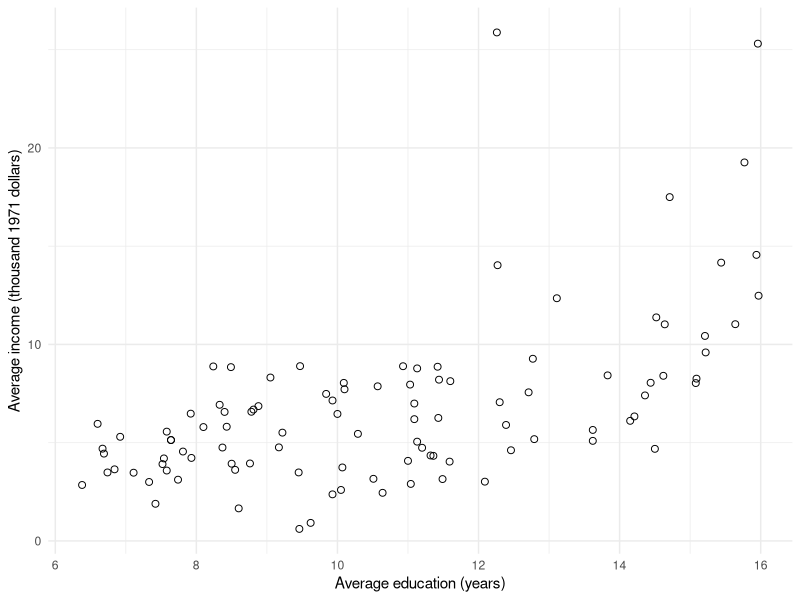
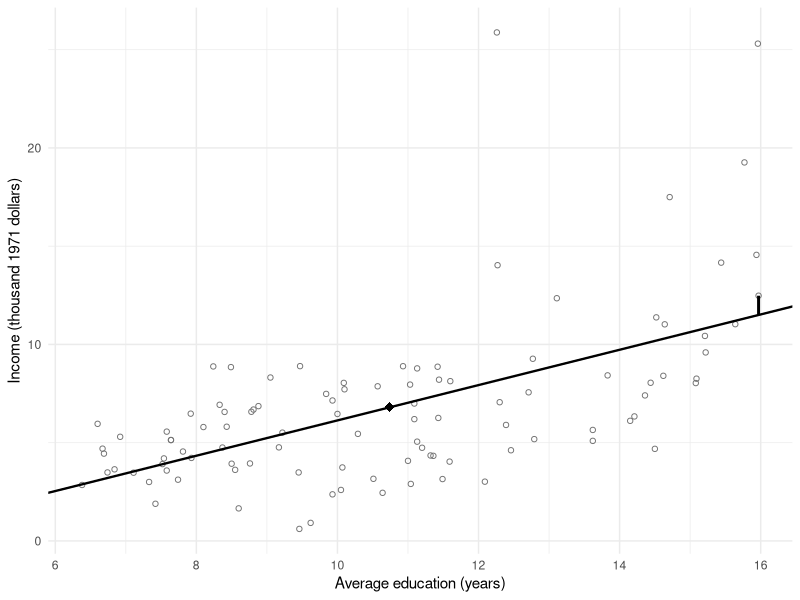
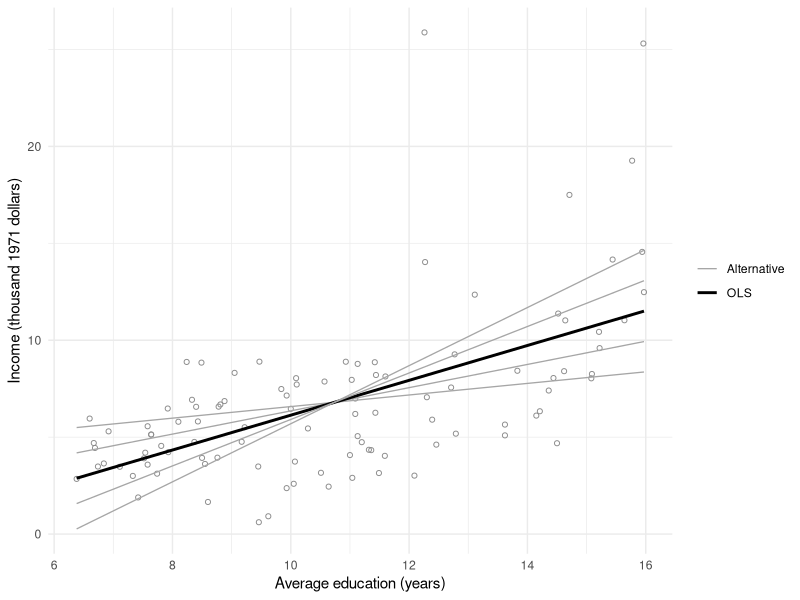
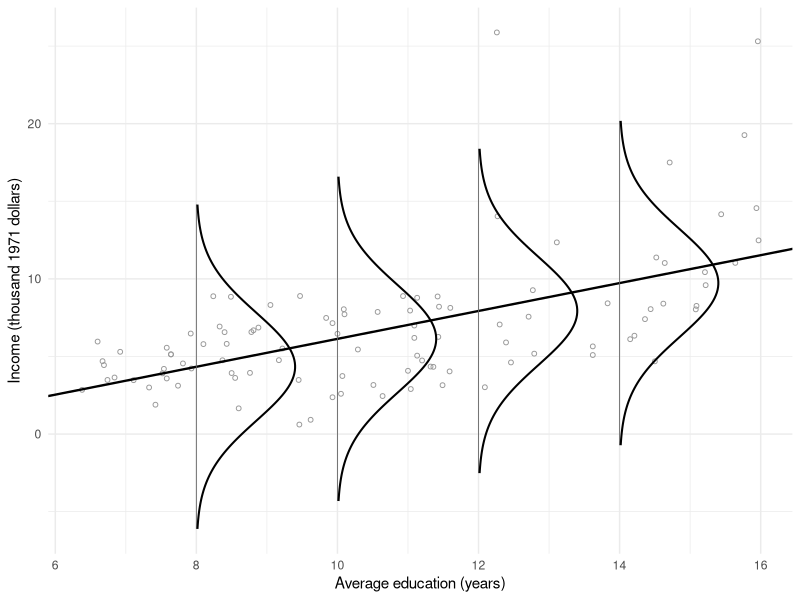
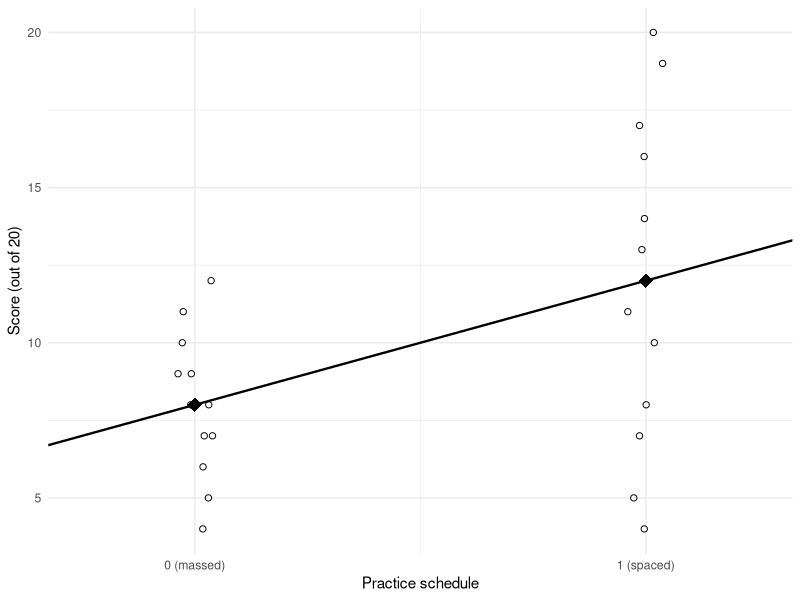
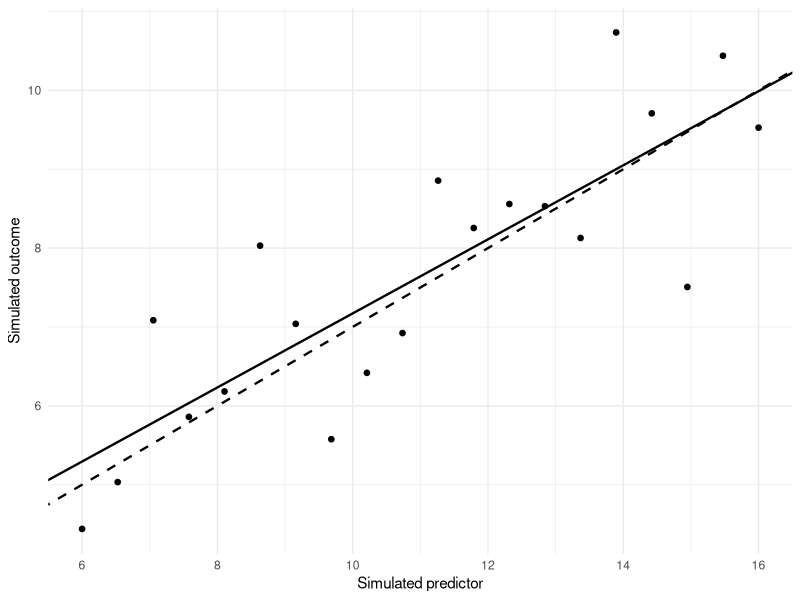
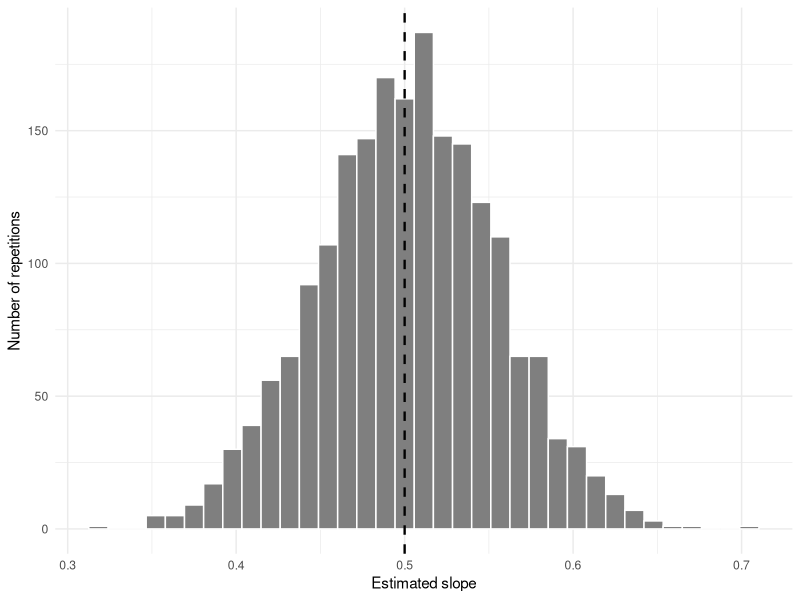
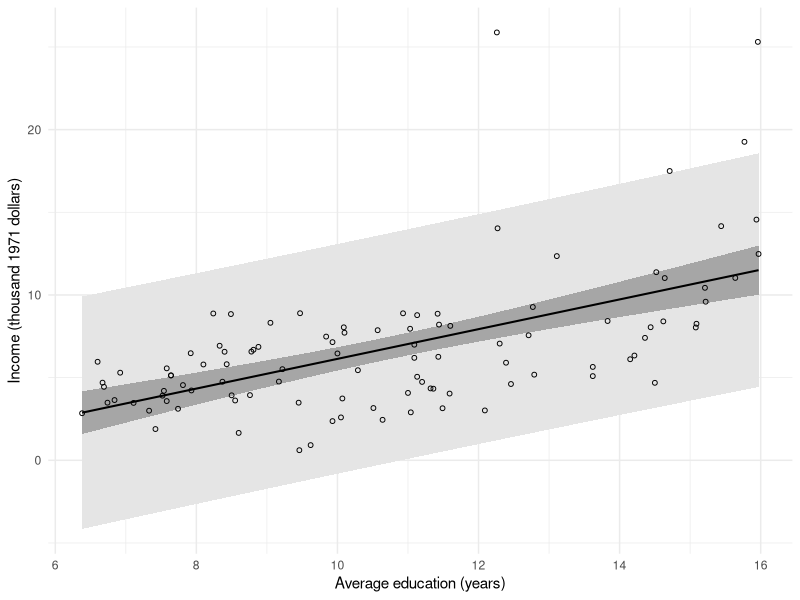

These charts were generated, in order, by the following R code:
## ---- chunk 1
#| label: setup
#| include: false
knitr::opts_chunk$set(echo = FALSE, warning = FALSE, message = FALSE,
                     fig.pos = "H", collapse = TRUE, comment = "#>")
if (knitr::is_latex_output()) knitr::opts_chunk$set(dev = "cairo_pdf")
options(digits = 10, width = 68)
ggplot2::theme_set(ggplot2::theme_minimal(base_size = 11))
# Display helper for authored tables: round once to four decimals, give a
# column the fewest common decimals that show every value, a true minus
# sign, and a bound for a nonzero value that rounds to zero.
show_value <- function(x) {
  shown <- format(round(x, 4), digits = 15, scientific = FALSE, trim = TRUE)
  tiny <- x != 0 & round(x, 4) == 0
  shown[tiny] <- ifelse(x[tiny] > 0, "< 0.0001", "> \u22120.0001")
  unname(sub("^-", "\u2212", shown))
}
## ---- chunk 2
#| label: ch7-data-visible
#| echo: true
prestige <- carData::Prestige
prestige$income_k <- prestige$income / 1000
library(ggplot2)
## ---- chunk 3
#| label: fig-ch7-scatter
#| echo: true
#| fig-cap: "Education and income in the 102 occupation records, before fitting a line."
#| fig-alt: "Occupation-average income generally rises with occupation-average education, with considerable scatter and some especially high-income occupations."
#| fig-width: 6.3
#| fig-height: 3.8
ggplot(prestige, aes(education, income_k)) +
  geom_point(shape = 1, size = 2) +
  labs(x = "Average education (years)",
       y = "Average income (thousand 1971 dollars)")
## ---- chunk 4
#| label: ch7-prepare-visible
#| echo: true
model <- lm(income_k ~ education, data = prestige)
b <- coef(model)
coef(model)
## ---- chunk 5
#| label: ch7-teacher-visible
#| echo: true
teacher <- prestige["university.teachers", ]
teacher_fit <- predict(model, teacher)
c(fitted = unname(teacher_fit),
  residual = teacher$income_k - unname(teacher_fit),
  at_12 = unname(predict(model, data.frame(education = 12))))
## ---- chunk 6
#| label: fig-ch7-line-residual
#| fig-cap: "The least-squares line passes through the mean point; the marked vertical segment is the university-teacher residual."
#| fig-alt: "A fitted line crosses the mean education and income. At 15.97 years, a vertical segment joins the fitted value to the higher university-teacher observation."
#| fig-width: 6.3
#| fig-height: 2.8
teacher <- prestige["university.teachers", ]
teacher$fit <- predict(model, teacher)
ggplot(prestige, aes(education, income_k)) +
  geom_point(shape = 1, colour = "grey45") +
  geom_abline(intercept = b[1], slope = b[2], linewidth = .8) +
  annotate("point", x = mean(prestige$education),
    y = mean(prestige$income_k), shape = 18, size = 3) +
  geom_segment(data = teacher, aes(xend = education, yend = fit),
               linewidth = 1) +
  labs(x = "Average education (years)",
       y = "Income (thousand 1971 dollars)")
## ---- chunk 7
#| label: ch7-candidate-lines-code
x <- prestige$education
y <- prestige$income_k
candidate_slopes <- unname(b[2]) + c(-0.6, -0.3, 0, 0.3, 0.6)
candidate_intercepts <- mean(y) - candidate_slopes * mean(x)
ols_rss <- sum(resid(model)^2)
predictor_spread <- sum((x - mean(x))^2)
candidate_rss <- ols_rss +
  predictor_spread * (candidate_slopes - b[2])^2
candidate_lines <- data.frame(
  Intercept = candidate_intercepts,
  Slope = candidate_slopes,
  RSS = candidate_rss
)
## ---- chunk 8
#| label: tbl-ch7-candidate-lines
#| tbl-cap: "Candidate lines through the mean point and their residual sums of squares."
#| echo: false
knitr::kable(data.frame(lapply(candidate_lines, show_value)),
  align = "r")
## ---- chunk 9
#| label: fig-ch7-candidate-lines
#| echo: false
#| fig-cap: "Five candidate lines through the sample mean. The OLS line has the smallest residual sum of squares."
#| fig-alt: "Five lines with different slopes cross at the mean occupation point. The highlighted OLS line runs centrally through the data; steeper and flatter alternatives have larger residual sums of squares."
#| fig-width: 6.3
#| fig-height: 3.8
candidate_grid <- expand.grid(
  education = seq(min(x), max(x), length.out = 100),
  Candidate = seq_along(candidate_slopes)
)
candidate_grid$income <- candidate_intercepts[candidate_grid$Candidate] +
  candidate_slopes[candidate_grid$Candidate] * candidate_grid$education
candidate_grid$Line <- ifelse(
  candidate_grid$Candidate == 3, "OLS", "Alternative"
)
ggplot(prestige, aes(education, income_k)) +
  geom_point(shape = 1, colour = "grey55", size = 1.4) +
  geom_line(data = candidate_grid,
            aes(y = income, group = Candidate, colour = Line,
                linewidth = Line)) +
  scale_colour_manual(values = c(Alternative = "grey65", OLS = "black")) +
  scale_linewidth_manual(values = c(Alternative = .45, OLS = 1)) +
  labs(x = "Average education (years)",
       y = "Income (thousand 1971 dollars)", colour = NULL, linewidth = NULL)
## ---- chunk 10
#| label: ch7-fit-summaries-visible
#| echo: true
c(residual_SD = sigma(model), R_squared = summary(model)$r.squared)
## ---- chunk 11
#| label: fig-ch7-conditional
#| fig-cap: "What the process conditions claim, drawn on the occupation records: at each education value, a Normal distribution of incomes centred on the line, with the same spread everywhere."
#| fig-alt: "The 102 occupation records and the fitted line rising from about 3 to 12 thousand dollars over education 6 to 16. At 8, 10, 12 and 14 years, an identical bell-shaped curve stands sideways on the line, spreading about 10 thousand dollars above and below it; the curve at 8 years extends below zero income, while several high-income records at 12 years and above lie beyond the curves' upper tails."
#| fig-width: 6.3
#| fig-height: 3.4
curve_sd <- sigma(model)
curves <- do.call(rbind, lapply(c(8, 10, 12, 14), function(x0) {
  mu <- unname(predict(model, data.frame(education = x0)))
  income <- seq(mu - 3 * curve_sd, mu + 3 * curve_sd, length.out = 120)
  data.frame(at = x0, income = income,
    education = x0 + 1.4 * dnorm(income, mu, curve_sd) /
      dnorm(0, 0, curve_sd))
}))
ggplot(prestige, aes(education, income_k)) +
  geom_point(shape = 1, colour = "grey60", size = 1.3) +
  geom_abline(intercept = b[1], slope = b[2], linewidth = .8) +
  geom_segment(data = unique(curves["at"]),
    aes(x = at, xend = at,
      y = b[1] + b[2] * at - 3 * curve_sd,
      yend = b[1] + b[2] * at + 3 * curve_sd),
    colour = "grey40", linewidth = .3, inherit.aes = FALSE) +
  geom_path(data = curves, aes(education, income, group = at),
    linewidth = .7, inherit.aes = FALSE) +
  labs(x = "Average education (years)",
       y = "Income (thousand 1971 dollars)")
## ---- chunk 12
#| label: ch7-coefficient-inference-visible
#| echo: true
coef(summary(model))
confint(model, "education")
## ---- chunk 13
#| label: ch7-binary-predictor
#| echo: true
score <- c(4, 5, 7, 8, 4, 5, 7, 8, 6, 7, 9, 10, 10, 11, 13, 14,
           8, 9, 11, 12, 16, 17, 19, 20)
spaced <- rep(rep(c(0, 1), each = 4), 3)
two_groups <- lm(score ~ spaced)
coef(summary(two_groups))
## ---- chunk 14
#| label: fig-ch7-binary
#| fig-cap: "With a 0/1 predictor, the least-squares line joins the two group means: the intercept is the massed mean and the slope the difference in means."
#| fig-alt: "Twenty-four invented scores plotted at 0 for massed and 1 for spaced practice, massed scores from 4 to 12 and spaced from 7 to 20. A line joins the massed mean 8 to the spaced mean 12, both marked with filled diamonds."
#| fig-width: 5.6
#| fig-height: 3
two_group_data <- data.frame(spaced, score)
group_means <- data.frame(spaced = c(0, 1),
  score = tapply(score, spaced, mean))
ggplot(two_group_data, aes(spaced, score)) +
  geom_point(shape = 1, size = 1.8,
    position = position_jitter(width = .04, height = 0, seed = 12345)) +
  geom_abline(intercept = coef(two_groups)[1],
    slope = coef(two_groups)[2], linewidth = .8) +
  geom_point(data = group_means, shape = 18, size = 4.5) +
  scale_x_continuous(breaks = c(0, 1),
    labels = c("0 (massed)", "1 (spaced)")) +
  coord_cartesian(xlim = c(-.25, 1.25)) +
  labs(x = "Practice schedule", y = "Score (out of 20)")
## ---- chunk 15
#| label: ch7-known-sample-code
#| echo: true
set.seed(123)
known_data <- data.frame(x = seq(6, 16, length.out = 20))
known_data$y <- 2 + 0.5 * known_data$x + rnorm(20, sd = 1)
known_model <- lm(y ~ x, data = known_data)
## ---- chunk 16
#| label: tbl-ch7-known-sample
#| tbl-cap: "One fitted sample from a process with known coefficients and error SD."
#| echo: false
known_summary <- coef(summary(known_model))
knitr::kable(data.frame(
  Quantity = c("Intercept", "Slope", "Residual SD"),
  Estimate = show_value(c(coef(known_model), sigma(known_model))),
  `Model SE` = c(show_value(known_summary[, "Std. Error"]), ""),
  check.names = FALSE
), align = c("l", "r", "r"))
## ---- chunk 17
#| label: fig-ch7-core-true-fitted
#| echo: false
#| fig-cap: "Known and fitted lines for one simulated dataset. The true process is programmed; the fitted line responds to the realized errors."
#| fig-alt: "Twenty simulated points surround the known line with intercept two and slope one half. A solid fitted line and dashed true line differ slightly."
ggplot2::ggplot(known_data, ggplot2::aes(x = x, y = y)) +
  ggplot2::geom_point(size = 1.6) +
  ggplot2::geom_abline(
    intercept = 2, slope = 0.5, linetype = "dashed", linewidth = 0.8
  ) +
  ggplot2::geom_abline(
    intercept = coef(known_model)[1],
    slope = coef(known_model)[2], linewidth = 0.8
  ) +
  ggplot2::labs(x = "Simulated predictor", y = "Simulated outcome")
## ---- chunk 18
#| label: ch7-repeated-slopes-code
#| echo: false
set.seed(321)
rep_x <- seq(6, 16, length.out = 40)
repetitions <- data.frame(
  slope = numeric(2000), se = numeric(2000), covered = logical(2000)
)
for (j in seq_len(nrow(repetitions))) {
  rep_y <- 2 + 0.5 * rep_x + rnorm(40, sd = 1)
  rep_fit <- lm(rep_y ~ rep_x)
  repetitions$slope[j] <- coef(rep_fit)[2]
  repetitions$se[j] <- coef(summary(rep_fit))[2, "Std. Error"]
  rep_ci <- confint(rep_fit)[2, ]
  repetitions$covered[j] <- rep_ci[1] <= 0.5 &&
    rep_ci[2] >= 0.5
}
repetition_summary <- c(
  mean_slope = mean(repetitions$slope),
  empirical_SD = sd(repetitions$slope),
  mean_estimated_SE = mean(repetitions$se),
  theoretical_SD = 1 / sqrt(sum((rep_x - mean(rep_x))^2)),
  empirical_coverage = mean(repetitions$covered)
)
## ---- chunk 19
#| label: tbl-ch7-repeated-slopes
#| tbl-cap: "Slope behavior across 2,000 repetitions of the known process."
#| echo: false
knitr::kable(data.frame(
  Quantity = c("Mean estimated slope", "SD of estimated slopes",
               "Mean estimated SE", "Theoretical slope SD",
               "Fraction of intervals covering 0.5"),
  Value = replace(show_value(unname(repetition_summary)), 5,
    sub("^0", "", show_value(unname(repetition_summary))[5]))
))
## ---- chunk 20
#| label: fig-ch7-core-repetition
#| echo: false
#| fig-cap: "Slopes in 2,000 repetitions of the known process. The vertical reference is the true slope, 0.5."
#| fig-alt: "A roughly symmetric histogram of repeated fitted slopes is centered near one half; its spread represents repeated-sample slope variation."
#| fig-pos: H
#| fig-width: 6.3
#| fig-height: 2.8
ggplot2::ggplot(repetitions, ggplot2::aes(x = slope)) +
  ggplot2::geom_histogram(bins = 35, color = "white", fill = "grey50") +
  ggplot2::geom_vline(xintercept = 0.5, linewidth = 0.8, linetype = "dashed") +
  ggplot2::labs(x = "Estimated slope", y = "Number of repetitions")
## ---- chunk 21
#| label: ch7-precision-conditions-code
baseline_x <- seq(6, 16, length.out = 40)
more_x <- seq(6, 16, length.out = 160)
narrow_x <- seq(8.5, 13.5, length.out = 40)
baseline_sd <- 1 / sqrt(sum((baseline_x - mean(baseline_x))^2))
more_rows_sd <- 1 / sqrt(sum((more_x - mean(more_x))^2))
narrow_sd <- 1 / sqrt(sum((narrow_x - mean(narrow_x))^2))
more_noise_sd <- 2 / sqrt(sum((baseline_x - mean(baseline_x))^2))
precision_conditions <- data.frame(
  Condition = c("Baseline", "More rows", "Narrower support", "More noise"),
  n = c(40, 160, 40, 40), Lower = c(6, 6, 8.5, 6),
  Upper = c(16, 16, 13.5, 16),
  `Error SD` = c(1, 1, 1, 2),
  `Slope SD` = c(baseline_sd, more_rows_sd, narrow_sd, more_noise_sd),
  check.names = FALSE
)
## ---- chunk 22
#| label: tbl-ch7-precision-conditions
#| tbl-cap: "How sample size, predictor support, and error SD affect theoretical slope precision."
#| echo: false
precision_conditions$`Slope SD` <- show_value(
  precision_conditions$`Slope SD`)
knitr::kable(precision_conditions)
## ---- chunk 23
#| label: ch7-interval-mean
#| echo: true
predict(model, data.frame(education = 12), interval = "confidence")
## ---- chunk 24
#| label: ch7-interval-new
#| echo: true
predict(model, data.frame(education = 12), interval = "prediction")
## ---- chunk 25
#| label: fig-ch7-intervals
#| fig-cap: "Confidence intervals for the mean response (dark band) and prediction intervals for one new occupation (light band), from the same fitted line."
#| fig-alt: "The mean-confidence band is narrowest near average education. The new-case prediction band is much wider throughout the observed education range."
#| fig-width: 6.3
#| fig-height: 3.3
grid <- data.frame(education = seq(min(x), max(x), length.out = 150))
cm <- predict(model, grid, interval = "confidence")
pi <- predict(model, grid, interval = "prediction")
grid$fit <- cm[, 1]
grid$cl <- cm[, 2]; grid$cu <- cm[, 3]
grid$pl <- pi[, 2]; grid$pu <- pi[, 3]
ggplot(grid, aes(education, fit)) +
  geom_ribbon(aes(ymin = pl, ymax = pu), fill = "grey90") +
  geom_ribbon(aes(ymin = cl, ymax = cu), fill = "grey65") +
  geom_line(linewidth = .7) +
  geom_point(data = prestige, aes(y = income_k), shape = 1, size = 1.3) +
  labs(x = "Average education (years)",
       y = "Income (thousand 1971 dollars)")
## ---- chunk 26
#| label: fig-ch7-checks
#| fig-cap: "Residual pattern and influence invite different follow-up questions."
#| fig-alt: "The left panel shows curvature and uneven scatter in residuals. The right panel shows Cook's distances, with physicians most influential for this fit."
#| fig-width: 6.4
#| fig-height: 2.6
op <- par(mfrow = c(1, 2), mar = c(4, 4, 1, 1), mgp = c(2.5, .7, 0))
plot(fitted(model), resid(model), xlab = "Fitted income", ylab = "Residual",
     pch = 1, cex = .7)
abline(h = 0, col = "grey60")
lines(lowess(fitted(model), resid(model)), lwd = 2)
plot(cooks.distance(model), type = "h", xlab = "Occupation row",
     ylab = "Cook's distance")
check_most <- which.max(cooks.distance(model))
text(check_most, cooks.distance(model)[check_most], "physicians",
     pos = 4, cex = .7)
par(op)
## ---- chunk 27
#| label: ch7-check-models
#| echo: true
quad <- lm(income_k ~ education + I(education^2), data = prestige)
most <- which.max(cooks.distance(model))
without <- lm(income_k ~ education, data = prestige[-most, ])
c(full = unname(coef(model)[2]), without = unname(coef(without)[2]))
coef(summary(quad))["I(education^2)", ]
## ---- chunk 28
#| label: fig-ch7-curvature
#| fig-cap: "Straight and quadratic fits to the same 102 records. The curve is an exploratory sensitivity, not a selected final model."
#| fig-alt: "The quadratic fit bends upward toward higher education, unlike the constant-slope straight line. Both fits use all 102 occupation records on the same income scale."
#| fig-width: 6.3
#| fig-height: 3.7
check_grid <- data.frame(
  education = seq(min(x), max(x), length.out = 200)
)
check_curves <- rbind(
  data.frame(check_grid, Fit = "Straight line",
             Income = predict(model, check_grid)),
  data.frame(check_grid, Fit = "Quadratic sensitivity",
             Income = predict(quad, check_grid))
)
ggplot(prestige, aes(education, income_k)) +
  geom_point(shape = 1, colour = "grey50", size = 1.5) +
  geom_line(data = check_curves,
            aes(y = Income, linetype = Fit), linewidth = .8) +
  labs(x = "Average education (years)",
       y = "Income (thousand 1971 dollars)", linetype = NULL)
## ---- chunk 29
#| label: ch7-hc3-visible
#| echo: true
V_hc3 <- sandwich::vcovHC(model, type = "HC3")
c(classical = coef(summary(model))["education", "Std. Error"],
  HC3 = sqrt(V_hc3["education", "education"]))
## ---- chunk 30
#| label: ch7-galton-visible
#| echo: true
galton <- read.csv("galton1886_sons.csv")
sapply(galton[c("father", "son")], sd)
c(r = cor(galton$father, galton$son),
  z_slope = unname(coef(lm(scale(son) ~ scale(father),
    data = galton))[2]))
## ---- chunk 31
#| label: fig-ch7-rtm
#| fig-cap: "Galton's 179 fathers and sons in standard units. The fitted line has slope $r=.4269$, flatter than the dashed line of slope 1; the filled points are the mean positions of the fathers more than 1 SD above and below their mean, with their sons."
#| fig-alt: "A cloud of 179 points, fathers' heights in standard units from about −2.8 to 3.7 across and sons' from about −3.5 to 2.8 up. A dashed line of slope 1 and a solid fitted line of slope about 0.43 cross at the origin. Two filled diamonds, near (1.6, 0.7) and (−1.5, −0.6), sit close to the solid line, inside the dashed one."
#| fig-width: 5.4
#| fig-height: 4.6
z_father <- as.numeric(scale(galton$father))
z_son <- as.numeric(scale(galton$son))
r_galton <- cor(galton$father, galton$son)
galton_z <- data.frame(z_father, z_son)
tall <- z_father > 1
short <- z_father < -1
group_means <- data.frame(
  z_father = c(mean(z_father[tall]), mean(z_father[short])),
  z_son = c(mean(z_son[tall]), mean(z_son[short])))
ggplot(galton_z, aes(z_father, z_son)) +
  geom_point(shape = 1, colour = "grey55", size = 1.4) +
  geom_abline(intercept = 0, slope = 1, linetype = "dashed",
    linewidth = .7) +
  geom_abline(intercept = 0, slope = r_galton, linewidth = .9) +
  geom_point(data = group_means, shape = 18, size = 4.5) +
  annotate("text", x = 3.7, y = c(-2.6, -3.2), hjust = 1, size = 3.6,
    label = c("solid: fitted line, slope r = .4269",
      "dashed: slope 1")) +
  coord_equal(xlim = c(-3.6, 3.8), ylim = c(-3.6, 3.8)) +
  labs(x = "Father's height (standard units)",
       y = "Son's height (standard units)")
## ---- chunk 32
#| label: ch7-true-score-visible
#| echo: true
set.seed(12345)
true_score <- rnorm(2000, mean = 65, sd = 8)
midterm <- true_score + rnorm(2000, mean = 0, sd = 6)
final <- true_score + rnorm(2000, mean = 0, sd = 6)
## ---- chunk 33
#| label: fig-ch7-true-score
#| fig-cap: "A hypothetical class of 2,000 students, each score a stable true score plus independent luck. The top and bottom tenth on the midterm (diamonds) score nearer the class mean on the final, at their unchanged mean true score (dashed); the boxes, the middle half of the class, span about the same range of scores on the final as on the midterm."
#| fig-alt: "Two grey boxes for the whole class's midterm and final scores, each spanning about 58 to 72 points around a dotted class mean near 65. A line falls from a diamond at about 82 on the midterm to one at about 77 on the final, landing on a dashed line at about 77 labelled as that group's mean true score; a mirror line rises from about 48 to about 53, landing on a dashed line at about 53."
#| fig-width: 6.3
#| fig-height: 3.3
exams <- c("Midterm", "Final")
scores <- data.frame(exam = factor(rep(exams, each = 2000),
  levels = exams), score = c(midterm, final))
top <- midterm > quantile(midterm, .9)
bottom <- midterm < quantile(midterm, .1)
groups <- data.frame(group = rep(c("top", "bottom"), each = 2),
  exam = factor(rep(exams, 2), levels = exams),
  score = c(mean(midterm[top]), mean(final[top]),
    mean(midterm[bottom]), mean(final[bottom])))
levels_y <- c(mean(true_score[top]), mean(true_score[bottom]),
  mean(c(midterm, final)))
ggplot(scores, aes(exam, score)) +
  geom_boxplot(width = .3, colour = "grey65", fill = "grey96",
    outlier.shape = NA, coef = 0) +
  annotate("segment", x = .7, xend = 2.3, y = levels_y,
    yend = levels_y, linetype = c("dashed", "dashed", "dotted"),
    colour = c("black", "black", "grey45"), linewidth = .6) +
  geom_line(data = groups, aes(group = group), linewidth = .9) +
  geom_point(data = groups, shape = 18, size = 4.5) +
  annotate("text", x = .66, y = groups$score[c(1, 3)], hjust = 1,
    size = 3.4, label = c("top tenth\non the midterm",
      "bottom tenth\non the midterm")) +
  annotate("text", x = 2.34, y = levels_y, hjust = 0, size = 3.4,
    label = c("their mean\ntrue score", "their mean\ntrue score",
      "class mean")) +
  coord_cartesian(xlim = c(.2, 2.8), ylim = c(40, 90)) +
  labs(x = NULL, y = "Exam score (points)")
